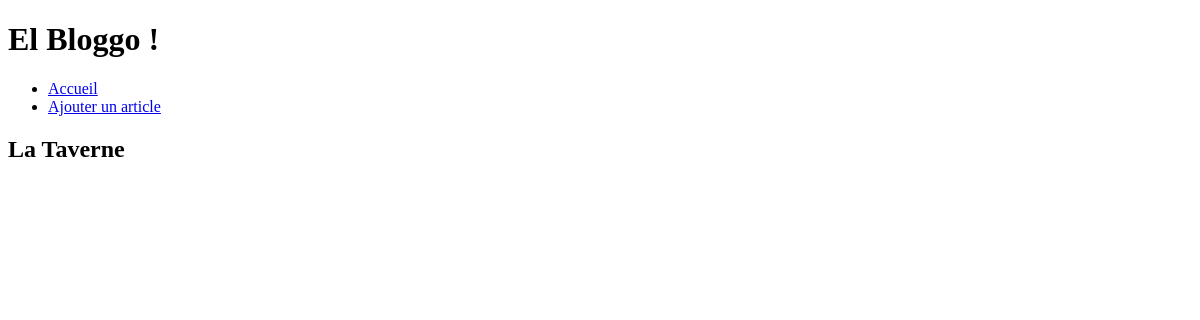
Before: / with the older database file.
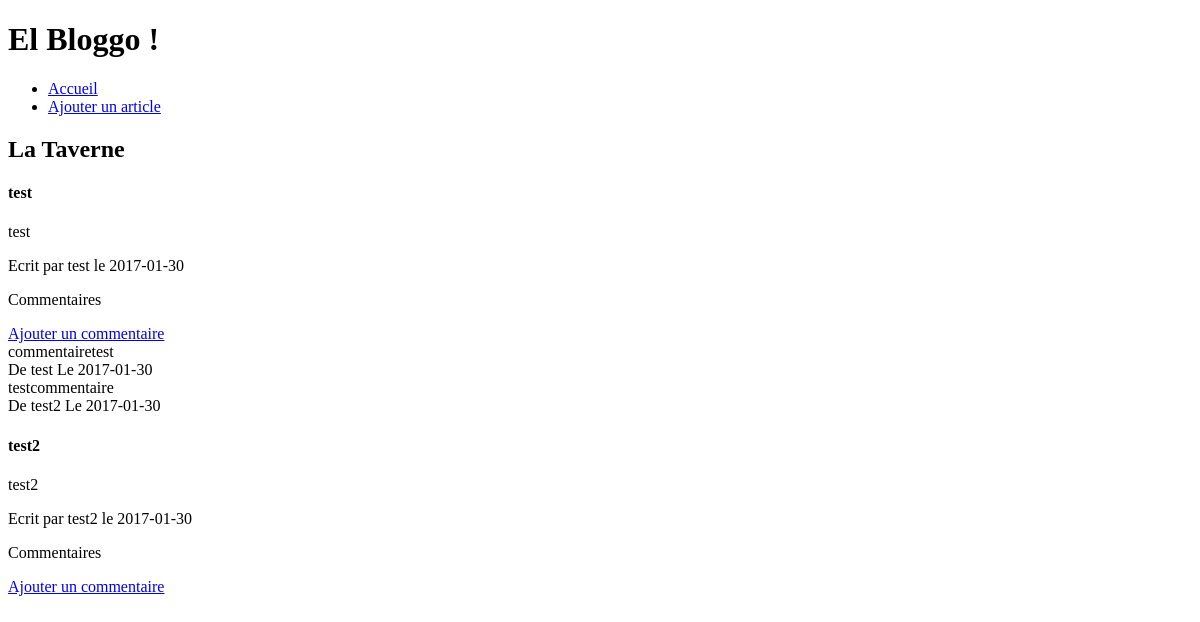
After: the same page with the newer database file.
### tables this page shows
CREATE TABLE IF NOT EXISTS `article` (
  `id` int(5) NOT NULL AUTO_INCREMENT,
  `titre` varchar(50) NOT NULL,
  `texte` text NOT NULL,
  `signature` varchar(25) NOT NULL,
  `date_article` date NOT NULL,
  PRIMARY KEY (`id`)
);

CREATE TABLE IF NOT EXISTS `commentaire` (
  `id` int(5) NOT NULL AUTO_INCREMENT,
  `commentaire` text NOT NULL,
  `signature` tinytext NOT NULL,
  `id_article` int(50) NOT NULL,
  `date_commentaire` date NOT NULL,
  PRIMARY KEY (`id`),
  KEY `id_article` (`id_article`)
);

### index.php (the view, shortened to what this page needs)
<?php include "header.php"; ?>
<section>
	<header>
		<h2>La Taverne</h2>
	</header>
	<div>
	<?php
		$articles = $bdd->query('SELECT * FROM article ORDER BY date_article DESC');
		while ($article = $articles->fetch())
		{
	?>
		<article>
			<h4><?php echo $article['titre'] ; ?></h4>
			<p>
				<?php echo $article['texte'] ; ?>
			</p>
			<span><?php echo "Ecrit par ".$article['signature']." le ".$article['date_article']; ?></span>
			<section>
			<p>Commentaires</p>
			<a href="#">Ajouter un commentaire</a>
			<?php
				$commentaires = $bdd->query('SELECT * FROM commentaire WHERE id_article = '.$article['id'].' ORDER BY date_commentaire DESC');
				while ($commentaire = $commentaires->fetch())
				{
			?>
				<article>
					<span>
						<?php echo $commentaire['commentaire'] ; ?><br>
					</span>
					<span>
						<?php echo "De ".$commentaire['signature']." Le ".$commentaire['date_commentaire'] ; ?>
					</span>
				</article>
				<?php
					}
				?>
			</section>
		</article>
	<?php
		}
	?>
	</div>
</section>
<?php include "footer.php"; ?>

### header.php (shortened to what this page needs)
<!DOCTYPE html>
<html>
<head>
</head>
<body>
	<header>
		<h1> El Bloggo !</h1>
		<nav>
			<ul>
				<li><a href="index.php">Accueil</a>
				<li><a href="addarticle.php">Ajouter un article</a>
			</ul>
		</nav>
	</header>

### footer.php (shortened to what this page needs)
</body>
</html>

Changed rows visible on the page:
added article: titre "test", texte "test", signature "test", date_article "2017-01-30"
added commentaire: commentaire "commentairetest", signature "test", date_commentaire "2017-01-30"
added commentaire: commentaire "testcommentaire", signature "test2", date_commentaire "2017-01-30"
added article: titre "test2", texte "test2", signature "test2", date_article "2017-01-30"
